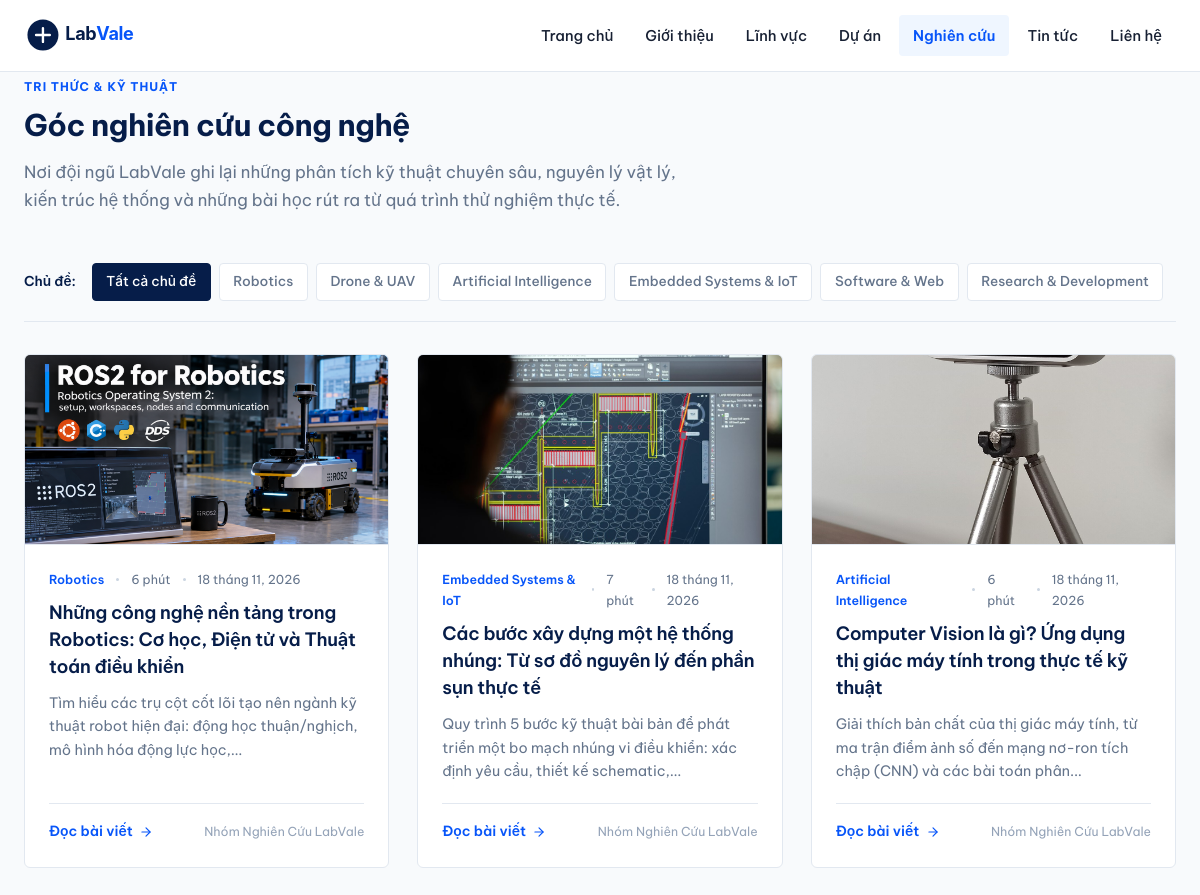
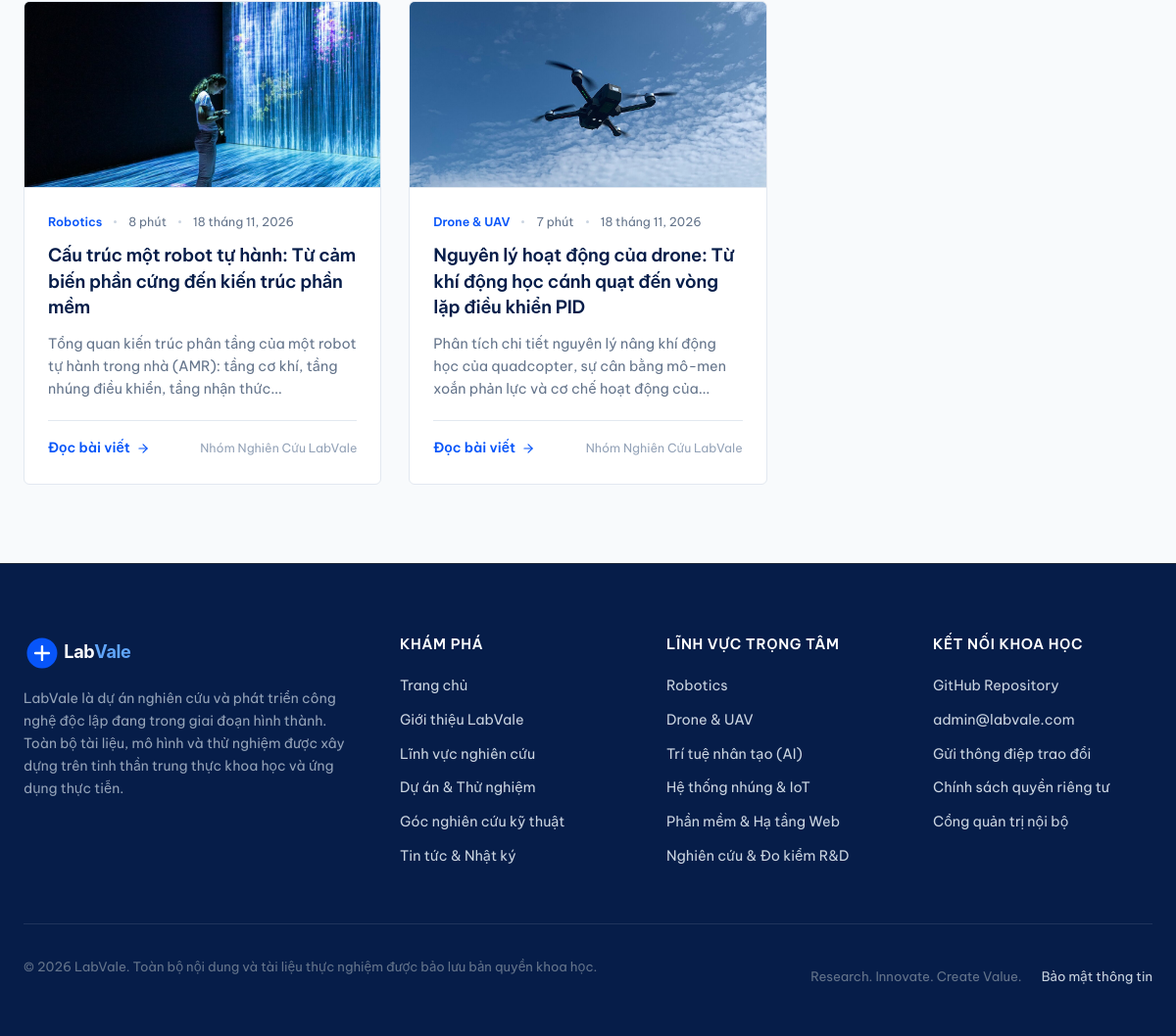
Screenshot of /research with the database file from the repository (2 pictures, top to bottom).
### tables this page shows
CREATE TABLE `research_areas` (
  `id` int(11) NOT NULL AUTO_INCREMENT,
  `slug` varchar(100) NOT NULL,
  `name` varchar(150) NOT NULL,
  `subtitle` varchar(255) NOT NULL,
  `icon_svg` text NOT NULL,
  `short_desc` text NOT NULL,
  `full_content` longtext NOT NULL,
  `image` varchar(255) NOT NULL,
  `sort_order` int(11) DEFAULT 0,
  `is_active` tinyint(1) DEFAULT 1,
  `created_at` datetime DEFAULT current_timestamp(),
  PRIMARY KEY (`id`),
  UNIQUE KEY `slug` (`slug`)
);

CREATE TABLE `articles` (
  `id` int(11) NOT NULL AUTO_INCREMENT,
  `area_id` int(11) DEFAULT NULL,
  `title` varchar(255) NOT NULL,
  `slug` varchar(255) NOT NULL,
  `summary` text NOT NULL,
  `content` longtext NOT NULL,
  `image` varchar(255) NOT NULL,
  `reading_time` varchar(20) DEFAULT '6 phút',
  `author` varchar(100) DEFAULT 'LabVale Research Team',
  `tags` varchar(255) NOT NULL,
  `is_published` tinyint(1) DEFAULT 1,
  `views` int(11) DEFAULT 0,
  `published_at` datetime DEFAULT current_timestamp(),
  `created_at` datetime DEFAULT current_timestamp(),
  PRIMARY KEY (`id`),
  UNIQUE KEY `slug` (`slug`),
  KEY `area_id` (`area_id`),
  CONSTRAINT `fk_articles_area` FOREIGN KEY (`area_id`) REFERENCES `research_areas` (`id`) ON DELETE SET NULL
);

### includes/helpers.php (called while the page is built, shortened)
<?php
function url(string $path = ''): string {
    $cleanPath = '/' . ltrim($path, '/');
    if ($cleanPath === '/') {
        return BASE_PATH === '' ? '/' : BASE_PATH . '/';
    }
    return BASE_PATH . $cleanPath;
}
function asset(string $path = ''): string {
    $cleanPath = ltrim($path, '/');
    $fullUrl = url('assets/' . $cleanPath);
    $realPath = __DIR__ . '/../assets/' . $cleanPath;
    if (file_exists($realPath)) {
        return $fullUrl . '?v=' . filemtime($realPath);
    }
    return $fullUrl;
}
function e(?string $str): string {
    return htmlspecialchars($str ?? '', ENT_QUOTES, 'UTF-8');
}
function format_date(?string $dateStr): string {
    $timestamp = strtotime($dateStr);
    $months = [
        1 => 'tháng 1', 2 => 'tháng 2', 3 => 'tháng 3', 4 => 'tháng 4',
        5 => 'tháng 5', 6 => 'tháng 6', 7 => 'tháng 7', 8 => 'tháng 8',
        9 => 'tháng 9', 10 => 'tháng 10', 11 => 'tháng 11', 12 => 'tháng 12'
    ];
    $day = date('j', $timestamp);
    $monthNum = (int)date('n', $timestamp);
    $year = date('Y', $timestamp);
    return sprintf('%d %s, %d', $day, $months[$monthNum] ?? "tháng $monthNum", $year);
}
function truncate_text(string $text, int $limit = 140, string $end = '...'): string {
    $plain = strip_tags($text);
    $truncated = mb_substr($plain, 0, $limit, 'UTF-8');
    $lastSpace = mb_strrpos($truncated, ' ', 0, 'UTF-8');
    if ($lastSpace !== false) {
        $truncated = mb_substr($truncated, 0, $lastSpace, 'UTF-8');
    }
    return $truncated . $end;
}

### views/layout/article-card.php (the view)
<?php
$articleUrl = url('research/' . $article['slug']);
$imgUrl = !empty($article['image']) ? asset('images/' . $article['image']) : asset('images/article-drone-principles.jpg');
?>
<article class="article-card">
    <div class="article-thumbnail-wrapper">
        <a href="<?= $articleUrl ?>" tabindex="-1" aria-hidden="true">
            <img src="<?= e($imgUrl) ?>" alt="<?= e($article['title']) ?>" class="article-thumbnail" loading="lazy" width="600" height="340">
        </a>
    </div>
    <div class="article-body">
        <div class="article-meta">
            <?php if (!empty($article['area_name'])): ?>
                <span class="article-category"><?= e($article['area_name']) ?></span>
                <span class="article-dot"></span>
            <?php endif; ?>
            <span><?= e($article['reading_time'] ?? '5 phút đọc') ?></span>
            <span class="article-dot"></span>
            <time datetime="<?= e($article['published_at']) ?>"><?= format_date($article['published_at']) ?></time>
        </div>
        <h3 class="article-title">
            <a href="<?= $articleUrl ?>"><?= e($article['title']) ?></a>
        </h3>
        <p class="article-summary"><?= e(truncate_text($article['summary'], 120)) ?></p>
        <div class="article-footer">
            <a href="<?= $articleUrl ?>" class="area-link">
                Đọc bài viết
                <svg viewBox="0 0 24 24" fill="none" stroke="currentColor" stroke-width="2" stroke-linecap="round" stroke-linejoin="round">
                    <line x1="5" y1="12" x2="19" y2="12"></line>
                    <polyline points="12 5 19 12 12 19"></polyline>
                </svg>
            </a>
            <span style="font-size: 0.775rem; color: #94A3B8;"><?= e($article['author'] ?? 'LabVale R&D') ?></span>
        </div>
    </div>
</article>

### views/research.php (shortened to what this page needs)
<?php
require_once __DIR__ . '/layout/header.php';
?>
<div class="container" style="padding-bottom: 5rem;">
    <div class="section-header">
        <span class="section-kicker">TRI THỨC &amp; KỸ THUẬT</span>
        <h1 class="section-title">Góc nghiên cứu công nghệ</h1>
        <p class="section-desc">
            Nơi đội ngũ LabVale ghi lại những phân tích kỹ thuật chuyên sâu, nguyên lý vật lý, kiến trúc hệ thống và những bài học rút ra từ quá trình thử nghiệm thực tế.
        </p>
    </div>
    <div class="filter-bar">
        <span style="font-size: 0.85rem; font-weight: 600; color: var(--color-primary-navy); margin-right: 0.5rem;">Chủ đề:</span>
        <a href="<?= url('/research') ?>" class="filter-btn <?= empty($selectedArea) ? 'active' : '' ?>">
            Tất cả chủ đề
        </a>
        <?php foreach ($areas as $a): ?>
            <a href="<?= url('/research?area=' . urlencode($a['slug'])) ?>" class="filter-btn <?= $selectedArea === $a['slug'] ? 'active' : '' ?>">
                <?= e($a['name']) ?>
            </a>
        <?php endforeach; ?>
    </div>
    <?php if (!empty($articles)): ?>
        <div class="articles-grid">
            <?php foreach ($articles as $article): ?>
                <?php require __DIR__ . '/layout/article-card.php'; ?>
            <?php endforeach; ?>
        </div>
    <?php endif; ?>
</div>
<?php require_once __DIR__ . '/layout/footer.php'; ?>

### rows the page displays
research_areas: name "Robotics"
research_areas: name "Drone & UAV"
research_areas: name "Artificial Intelligence"
research_areas: name "Embedded Systems & IoT"
research_areas: name "Software & Web"
research_areas: name "Research & Development"
articles: image (picture), area.name "Robotics", reading_time "6 phút", published_at "18 tháng 11, 2026", title "Những công nghệ nền tảng trong Robotics: Cơ học, Điện tử và Thuật toán điều khiển", summary "Tìm hiểu các trụ cột cốt lõi tạo nên ngành kỹ thuật robot hiện đại: động học thuận/nghịch, mô hình hóa động lực học,...", author "Nhóm Nghiên Cứu LabVale"
articles: image (picture), area.name "Embedded Systems & IoT", reading_time "7 phút", published_at "18 tháng 11, 2026", title "Các bước xây dựng một hệ thống nhúng: Từ sơ đồ nguyên lý đến phần sụn thực tế", summary "Quy trình 5 bước kỹ thuật bài bản để phát triển một bo mạch nhúng vi điều khiển: xác định yêu cầu, thiết kế schematic,...", author "Nhóm Nghiên Cứu LabVale"
articles: image (picture), area.name "Artificial Intelligence", reading_time "6 phút", published_at "18 tháng 11, 2026", title "Computer Vision là gì? Ứng dụng thị giác máy tính trong thực tế kỹ thuật", summary "Giải thích bản chất của thị giác máy tính, từ ma trận điểm ảnh số đến mạng nơ-ron tích chập (CNN) và các bài toán phân...", author "Nhóm Nghiên Cứu LabVale"
articles: image (picture), area.name "Robotics", reading_time "8 phút", published_at "18 tháng 11, 2026", title "Cấu trúc một robot tự hành: Từ cảm biến phần cứng đến kiến trúc phần mềm", summary "Tổng quan kiến trúc phân tầng của một robot tự hành trong nhà (AMR): tầng cơ khí, tầng nhúng điều khiển, tầng nhận thức...", author "Nhóm Nghiên Cứu LabVale"
articles: image (picture), area.name "Drone & UAV", reading_time "7 phút", published_at "18 tháng 11, 2026", title "Nguyên lý hoạt động của drone: Từ khí động học cánh quạt đến vòng lặp điều khiển PID", summary "Phân tích chi tiết nguyên lý nâng khí động học của quadcopter, sự cân bằng mô-men xoắn phản lực và cơ chế hoạt động của...", author "Nhóm Nghiên Cứu LabVale"

### other values shown
get_setting('contact_email', 'contact@labvale.org') "admin@labvale.com"
